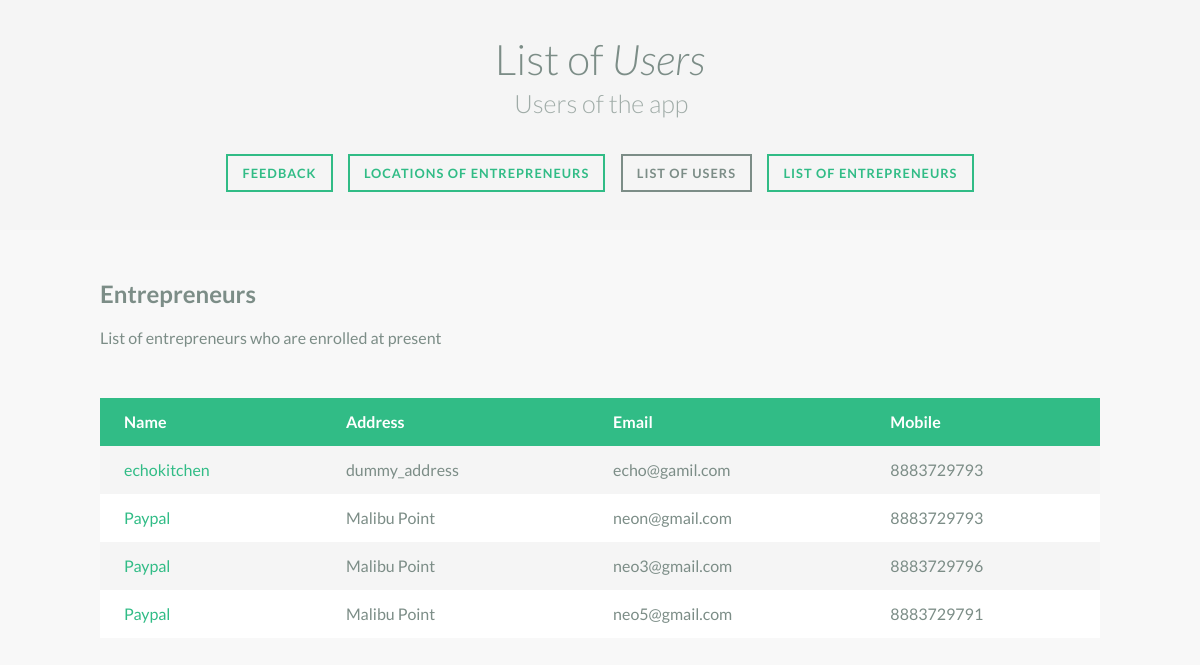
Page /EcoKitchen/userspage/ on the committed database.
### EcoKitchen/models.py (models this page shows)
class UserProfile(models.Model):
  name = models.CharField(max_length=30)
  address = models.CharField(max_length=250)
  email = models.EmailField(max_length=100, null=True, blank=True, default=None)
  mobile = models.CharField(max_length=30)
  password = models.CharField(max_length=30)

### EcoKitchen/views.py (the view)
def userspage(request):
    users_list = UserProfile.objects.all()
    context = {'users_list': users_list}
    return render(request,'EcoKitchen/users.html',context)

### EcoKitchen/templates/EcoKitchen/users.html (shortened to what this page needs)
{% load staticfiles %}
<!DOCTYPE html>
<html lang="en" class="no-js">
	<head>
		<link rel="stylesheet" type="text/css" href="{% static 'EcoKitchen/normalize.css' %}" />
		<link rel="stylesheet" type="text/css" href="{% static 'EcoKitchen/demo.css' %}" />
		<link rel="stylesheet" type="text/css" href="{% static 'EcoKitchen/component.css' %}" />
	</head>
	<body>
		<div class="container">
			<header>
				<h1>List of <em>Users</em> <span>Users of the app</span></h1>
				<nav class="codrops-demos">
					<a href="../feedbackpage">Feedback</a>
					<a href="../locationspage" title="Locations of Entrepreneurs">Locations of Entrepreneurs</a>
					<a class="current-demo" href="../userspage">List of users</a>
					<a href="../entrepreneurs">List of Entrepreneurs</a>
				</nav>
			</header>
			<div class="component">
				<h2>Entrepreneurs</h2>
				<p>List of entrepreneurs who are enrolled at present</p>
				<table>
					<thead>
						<tr>
							<th>Name</th>
							<th>Address</th>
							<th>Email</th>
							<th>Mobile</th>
						</tr>
					</thead>
					<tbody>
						{% for usr in users_list %}
                        <tr><td align="left"><a href="{% url 'EcoKitchen:userdetail' usr.id %}">{{usr.name}}</a></td><td align="left">{{usr.address}}</td><td align="left">{{usr.email}}</td><td align="left">{{usr.mobile}}</td></tr>
                        {% endfor %}
					</tbody>
				</table>
			</div>
		</div>
	</body>
</html>

### EcoKitchen/static/EcoKitchen/demo.css (style rules this page uses)
*, *:after, *:before { -webkit-box-sizing: border-box; -moz-box-sizing: border-box; box-sizing: border-box; }
body { font-family: 'Lato', Arial, sans-serif; color: #7c8d87; background: #f8f8f8; }
a { color: #31bc86; text-decoration: none; }
.container > header { margin: 0 auto; padding: 2em; text-align: center; background: rgba(0,0,0,0.01); }
.container > header h1 { font-size: 2.625em; line-height: 1.3; margin: 0; font-weight: 300; }
.container > header span { display: block; font-size: 60%; opacity: 0.7; padding: 0 0 0.6em 0.1em; }
.codrops-demos { padding-top: 1em; font-size: 0.8em; }
.codrops-demos a { display: inline-block; margin: 0.5em; padding: 0.7em 1.1em; outline: none; border: 2px solid #31bc86; text-decoration: none; text-transform: uppercase; letter-spacing: 1px; font-weight: 700; }
.codrops-demos a:hover, .codrops-demos a.current-demo, .codrops-demos a.current-demo:hover { border-color: #7c8d87; color: #7c8d87; }

### EcoKitchen/static/EcoKitchen/component.css (style rules this page uses)
.component { line-height: 1.5em; margin: 0 auto; padding: 2em 0 3em; width: 90%; max-width: 1000px; overflow: hidden; }
table { border-collapse: collapse; margin-bottom: 3em; width: 100%; background: #fff; }
td, th { padding: 0.75em 1.5em; text-align: left; }
th { background-color: #31bc86; font-weight: bold; color: #fff; white-space: nowrap; }
tbody tr:nth-child(2n-1) { background-color: #f5f5f5; transition: all .125s ease-in-out; }
.sticky-wrap td, .sticky-wrap th { box-sizing: border-box; }

### rows in the picture
UserProfile: name "echokitchen", address "dummy_address", email "echo@gamil.com", mobile "8883729793"
UserProfile: name "Paypal", address "Malibu Point", email "neon@gmail.com", mobile "8883729793"
UserProfile: name "Paypal", address "Malibu Point", email "neo3@gmail.com", mobile "8883729796"
UserProfile: name "Paypal", address "Malibu Point", email "neo5@gmail.com", mobile "8883729791"
